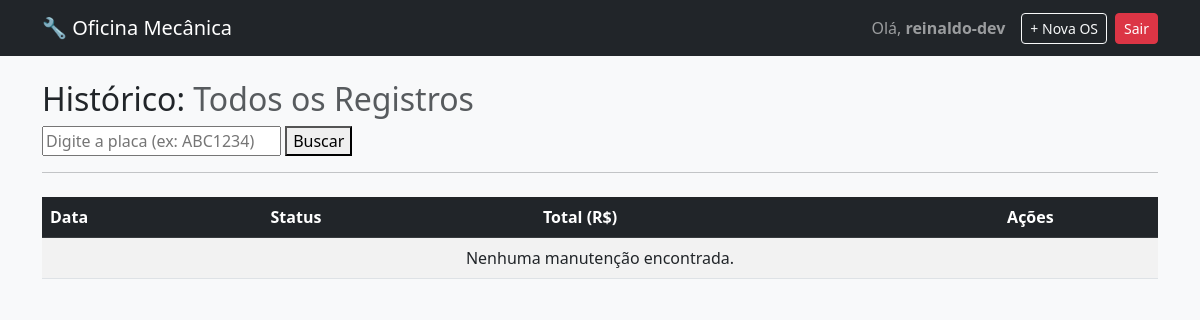
The app's page /oficina/historico/ (signed in), older data.
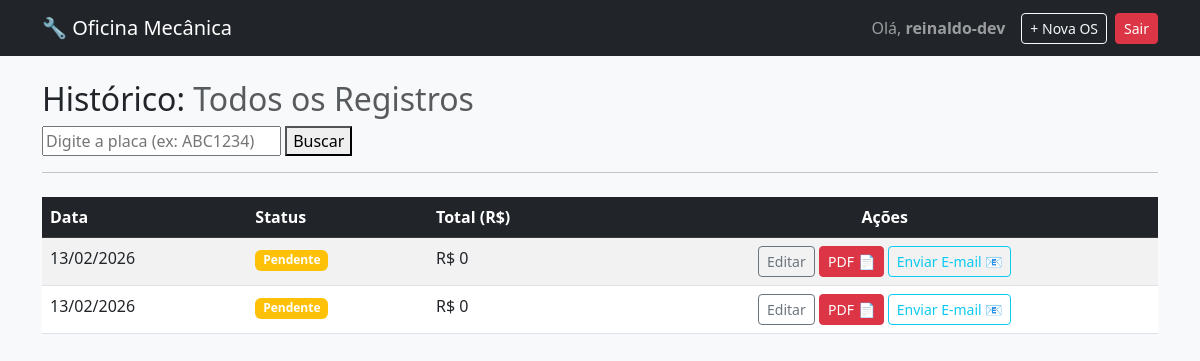
The same page, newer data.
### gestao/models.py (models this page shows, shortened)
class OrdemServico(models.Model):
    STATUS_CHOICES = [
        ("P", "Pendente"),
        ("A", "Aprovado"),
        ("F", "Finalizado"),
        ("C", "Cancelado"),  # Adicionei Cancelado para maior controle
    ]
    veiculo = models.ForeignKey(Veiculo, on_delete=models.CASCADE)
    mecanico = models.ForeignKey(User, on_delete=models.PROTECT)
    data_criacao = models.DateTimeField(auto_now_add=True)
    status = models.CharField(max_length=1, choices=STATUS_CHOICES, default="P")
    observacoes = models.TextField(blank=True)
    @property
    def total_geral(self):
        return sum(item.valor_total for item in self.itens.all())

### gestao/views.py (the view)
# urls.py: path("historico/", views.historico_veiculo, name="historico_veiculo"),
@login_required
def historico_veiculo(request):
    placa = request.GET.get('placa')
    if placa:
        ordens = OrdemServico.objects.filter(veiculo__placa__iexact=placa).order_by('-data_criacao')
    else:
        ordens = OrdemServico.objects.all().order_by('-data_criacao')[:10]
    return render(request, 'gestao/historico.html', {'ordens': ordens, 'placa': placa})

### gestao/templates/gestao/historico.html
{% extends 'gestao/base.html' %}
{% load static %}
{% block content %}
<h2>
    Histórico:
    {% if placa %}
    <span class="text-primary">{{ placa|upper }}</span>
    {% else %}
    <span class="text-muted">Todos os Registros</span>
    {% endif %}
</h2>
<form method="GET">
    <input type="text" name="placa" placeholder="Digite a placa (ex: ABC1234)">
    <button type="submit">Buscar</button>
</form>
<hr>
<table class="table table-striped table-hover mt-4">
    <thead class="table-dark">
        <tr>
            <th>Data</th>
            <th>Status</th>
            <th>Total (R$)</th>
            <th class="text-center">Ações</th>
        </tr>
    </thead>
    <tbody>
        {% for os in ordens %}
        <tr>
            <td>{{ os.data_criacao|date:"d/m/Y" }}</td>
            <td>
                <span class="badge {% if os.status == 'P' %}bg-warning{% elif os.status == 'A' %}bg-primary{% else %}bg-success{% endif %}">
                    {{ os.get_status_display }}
                </span>
            </td>
            <td>R$ {{ os.total_geral }}</td>
            <td class="text-center">
                <a href="{% url 'editar_os' os.id %}" class="btn btn-sm btn-outline-secondary">Editar</a>
                <a href="{% url 'gerar_pdf_os' os.id %}" target="_blank" class="btn btn-sm btn-danger">
                    PDF 📄
                </a>
                <a href="{% url 'enviar_email_os' os.id %}" class="btn btn-sm btn-outline-info">
                    Enviar E-mail 📧
                </a>
            </td>
        </tr>
        {% empty %}
        <tr><td colspan="4" class="text-center">Nenhuma manutenção encontrada.</td></tr>
        {% endfor %}
    </tbody>
</table>
{% endblock %}

Row changes from the older to the newer data that the page shows:
added OrdemServico: data_criacao "13/02/2026", status "Pendente", total_geral "0"
added OrdemServico: data_criacao "13/02/2026", status "Pendente", total_geral "0"
Text that changed along with them:
text no longer shown: "Nenhuma manutenção encontrada."
